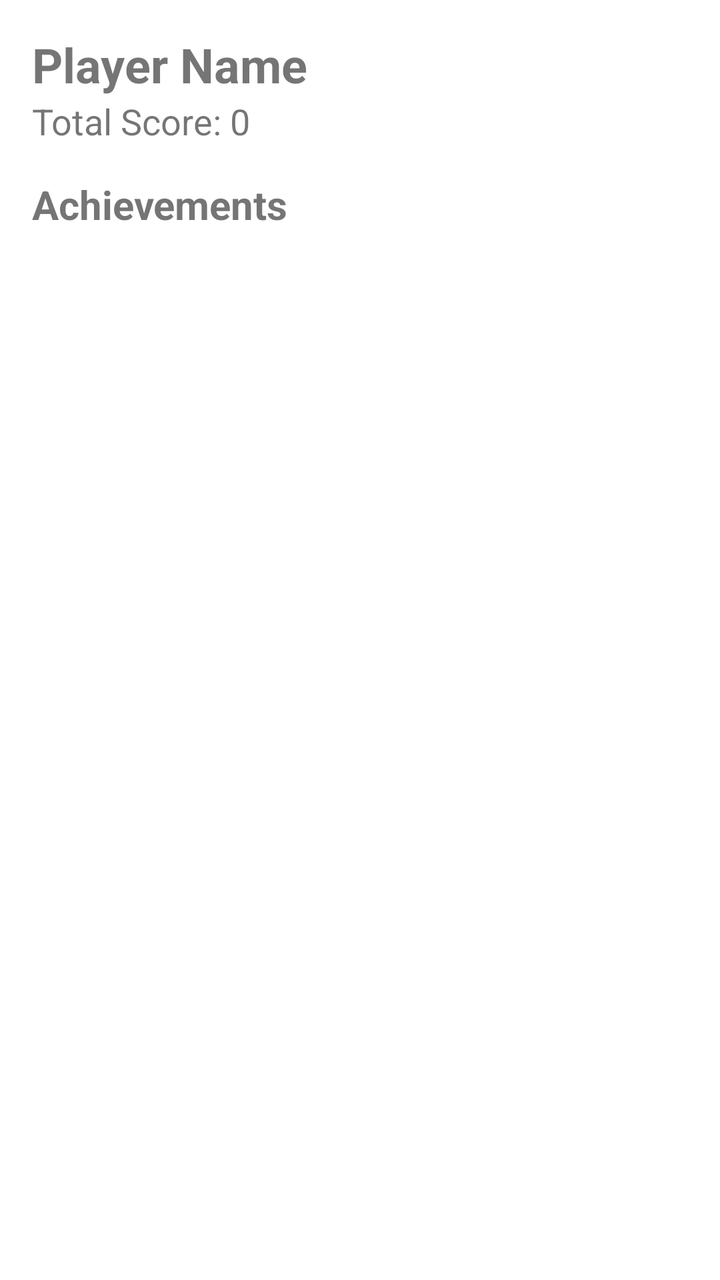
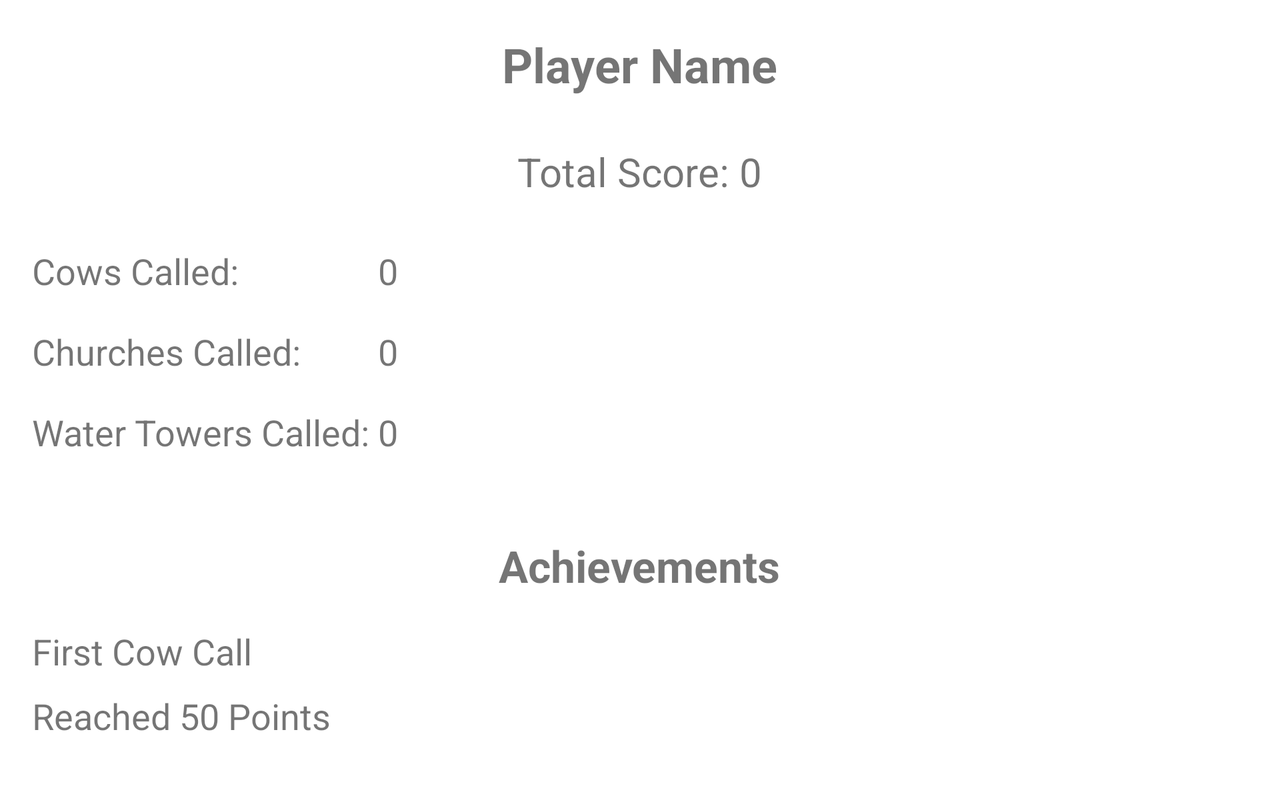

The same Android screen from two of the app's own layout files: first res/layout/ as a phone draws it, then the repository's variant for another configuration, drawn on a device whose configuration selects that folder. Both files follow.
<!-- AndroidManifest.xml: application theme Theme.CowCow -->
<!-- res/layout/fragment_player_stats.xml -->
<?xml version="1.0" encoding="utf-8"?>
<androidx.constraintlayout.widget.ConstraintLayout xmlns:android="http://schemas.android.com/apk/res/android"
    xmlns:app="http://schemas.android.com/apk/res-auto"
    android:layout_width="match_parent"
    android:layout_height="match_parent"
    android:padding="16dp">

    
    <TextView
        android:id="@+id/playerNameTextView"
        android:layout_width="wrap_content"
        android:layout_height="wrap_content"
        android:text="Player Name"
        android:textSize="24sp"
        android:textStyle="bold"
        app:layout_constraintTop_toTopOf="parent"
        app:layout_constraintStart_toStartOf="parent" />

    
    <TextView
        android:id="@+id/totalScoreTextView"
        android:layout_width="wrap_content"
        android:layout_height="wrap_content"
        android:text="Total Score: 0"
        android:textSize="18sp"
        app:layout_constraintTop_toBottomOf="@id/playerNameTextView"
        app:layout_constraintStart_toStartOf="parent" />

    
    <TextView
        android:id="@+id/achievementsTitleTextView"
        android:layout_width="wrap_content"
        android:layout_height="wrap_content"
        android:text="Achievements"
        android:textSize="20sp"
        android:textStyle="bold"
        app:layout_constraintTop_toBottomOf="@id/totalScoreTextView"
        app:layout_constraintStart_toStartOf="parent"
        android:layout_marginTop="16dp"/>

    
    <androidx.recyclerview.widget.RecyclerView
        android:id="@+id/achievementsRecyclerView"
        android:layout_width="0dp"
        android:layout_height="wrap_content"
        app:layout_constraintTop_toBottomOf="@id/achievementsTitleTextView"
        app:layout_constraintStart_toStartOf="parent"
        app:layout_constraintEnd_toEndOf="parent"
        app:layout_constraintBottom_toBottomOf="parent"
        android:layout_marginTop="8dp" />

</androidx.constraintlayout.widget.ConstraintLayout>
<!-- resources referenced by this layout -->
<resources>
  <style name="Theme.CowCow" parent="Theme.MaterialComponents.DayNight.NoActionBar">
          
          <item name="android:windowNoTitle">true</item>
          <item name="android:windowFullscreen">true</item>
          <item name="android:windowActionBar">false</item>
          <item name="windowActionBar">false</item>
          
          <item name="colorPrimary">@color/colorPrimary</item>
          <item name="colorPrimaryVariant">@color/colorPrimaryVariant</item>
          <item name="colorOnPrimary">@color/colorOnPrimary</item>
          <item name="colorSecondary">@color/colorSecondary</item>
          <item name="colorSecondaryVariant">@color/colorSecondaryVariant</item>
          <item name="colorOnSecondary">@color/colorOnSecondary</item>
      </style>
  <color name="colorPrimary">#6200EE</color>
  <color name="colorPrimaryVariant">#3700B3</color>
  <color name="colorOnPrimary">#FFFFFF</color>
  <color name="colorSecondary">#03DAC6</color>
  <color name="colorSecondaryVariant">#018786</color>
  <color name="colorOnSecondary">#000000</color>
</resources>
<!-- res/layout-land/fragment_player_stats.xml (the repository's variant of the layout above) -->
<!-- drawn on the phone turned sideways -->
<?xml version="1.0" encoding="utf-8"?>
<ScrollView xmlns:android="http://schemas.android.com/apk/res/android"
    android:layout_width="match_parent"
    android:layout_height="match_parent"
    android:padding="16dp"
    android:fillViewport="true">

    <LinearLayout
        android:layout_width="match_parent"
        android:layout_height="wrap_content"
        android:orientation="vertical"
        android:gravity="center_horizontal">

        
        <TextView
            android:id="@+id/playerNameTextView"
            android:layout_width="wrap_content"
            android:layout_height="wrap_content"
            android:text="Player Name"
            android:textSize="24sp"
            android:textStyle="bold"
            android:layout_marginBottom="24dp" />

        
        <TextView
            android:id="@+id/playerTotalScoreTextView"
            android:layout_width="wrap_content"
            android:layout_height="wrap_content"
            android:text="Total Score: 0"
            android:textSize="20sp"
            android:layout_marginBottom="24dp" />

        
        <GridLayout
            android:layout_width="match_parent"
            android:layout_height="wrap_content"
            android:columnCount="2"
            android:layout_marginBottom="24dp">

            
            <TextView
                android:layout_width="wrap_content"
                android:layout_height="wrap_content"
                android:text="Cows Called: "
                android:textSize="18sp"
                android:layout_marginBottom="16dp"/>

            <TextView
                android:id="@+id/cowStatTextView"
                android:layout_width="wrap_content"
                android:layout_height="wrap_content"
                android:text="0"
                android:textSize="18sp"
                android:layout_marginBottom="16dp"/>

            
            <TextView
                android:layout_width="wrap_content"
                android:layout_height="wrap_content"
                android:text="Churches Called: "
                android:textSize="18sp"
                android:layout_marginBottom="16dp"/>

            <TextView
                android:id="@+id/churchStatTextView"
                android:layout_width="wrap_content"
                android:layout_height="wrap_content"
                android:text="0"
                android:textSize="18sp"
                android:layout_marginBottom="16dp"/>

            
            <TextView
                android:layout_width="wrap_content"
                android:layout_height="wrap_content"
                android:text="Water Towers Called: "
                android:textSize="18sp"
                android:layout_marginBottom="16dp"/>

            <TextView
                android:id="@+id/waterTowerStatTextView"
                android:layout_width="wrap_content"
                android:layout_height="wrap_content"
                android:text="0"
                android:textSize="18sp"
                android:layout_marginBottom="16dp"/>
        </GridLayout>

        
        <TextView
            android:id="@+id/playerAchievementsTitle"
            android:layout_width="wrap_content"
            android:layout_height="wrap_content"
            android:text="Achievements"
            android:textSize="22sp"
            android:textStyle="bold"
            android:layout_marginBottom="16dp" />

        
        <LinearLayout
            android:layout_width="match_parent"
            android:layout_height="wrap_content"
            android:orientation="vertical">

            <TextView
                android:id="@+id/achievement1"
                android:layout_width="wrap_content"
                android:layout_height="wrap_content"
                android:text="First Cow Call"
                android:textSize="18sp"
                android:layout_marginBottom="8dp" />

            <TextView
                android:id="@+id/achievement2"
                android:layout_width="wrap_content"
                android:layout_height="wrap_content"
                android:text="Reached 50 Points"
                android:textSize="18sp"
                android:layout_marginBottom="8dp" />

        </LinearLayout>

    </LinearLayout>
</ScrollView>
